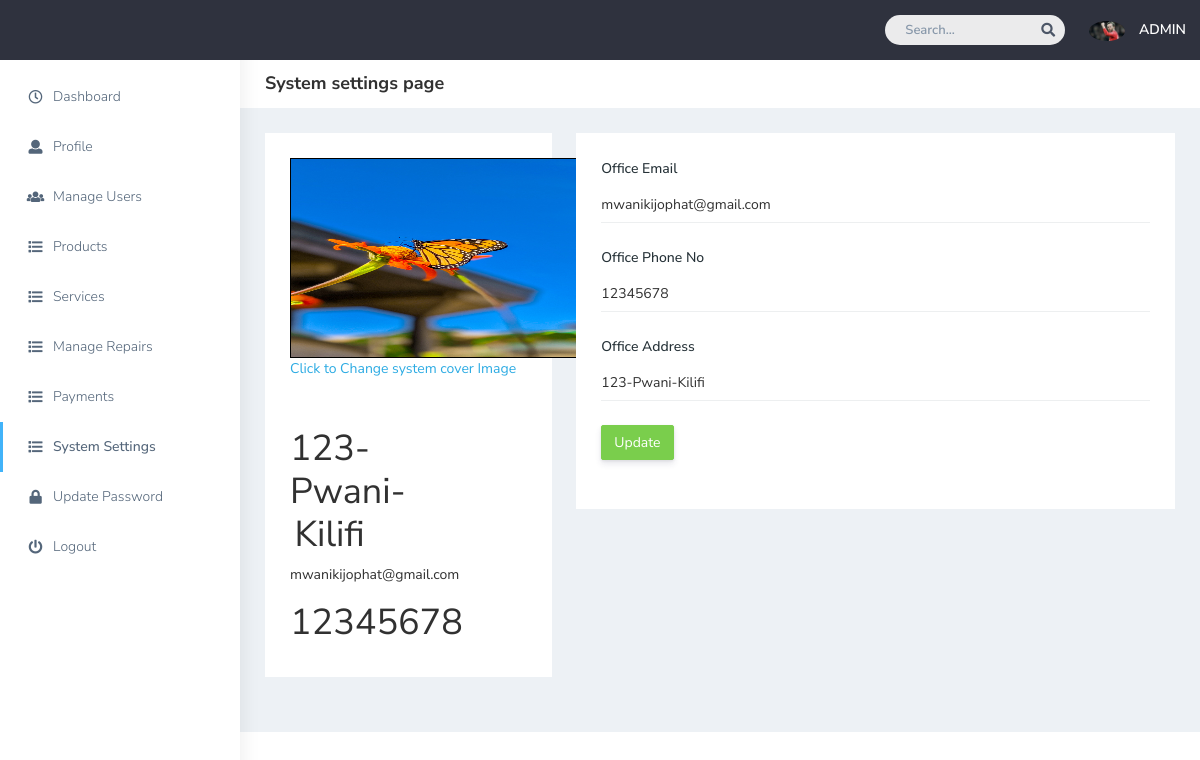
/admin/system-settings.php (signed in), run on the app's committed database.
### tables this page shows
CREATE TABLE `system` (
  `id` int(11) NOT NULL,
  `email` varchar(50) NOT NULL,
  `address` varchar(100) NOT NULL,
  `mobile` int(15) NOT NULL,
  `working hours` varchar(100) NOT NULL,
  `profilepic` varchar(100) NOT NULL
);

### admin/system-settings.php (the view, shortened to what this page needs)
<?php
include('includes/config.php');
if (strlen($_SESSION['alogin']) == 0) {
    header('location: login.php');
} else {
    ?>
<!DOCTYPE html>
<html dir="ltr" lang="en">
<head>
    <link href="plugins/bower_components/chartist/dist/chartist.min.css" rel="stylesheet">
    <link rel="stylesheet" href="plugins/bower_components/chartist-plugin-tooltips/dist/chartist-plugin-tooltip.css">
    <link href="css/style.min.css" rel="stylesheet">
</head>
<body>
    <div id="main-wrapper" data-layout="vertical" data-navbarbg="skin5" data-sidebartype="full"
        data-sidebar-position="absolute" data-header-position="absolute" data-boxed-layout="full">
<?php include('includes/header.php');?>
<?php include('includes/sidebar.php');?>
        <div class="page-wrapper">
            <div class="page-breadcrumb bg-white">
                <div class="row align-items-center">
                    <div class="col-lg-3 col-md-4 col-sm-4 col-xs-12">
                        <h4 class="page-title">System settings page</h4>
                    </div>
                </div>
            </div>
            <div class="container-fluid">
            <?php
                                                $sql = "SELECT * from system";
                                                $query = $dbh->prepare($sql);
                                                $query->execute();
                                                $results = $query->fetchAll(PDO::FETCH_OBJ);
                                                if ($query->rowCount() > 0) {
                                                foreach ($results
                                                as $result) { ?>
                <div class="row">
                    <div class="col-lg-4 col-xlg-3 col-md-12">
                        <div class="white-box">
                                <div class="overlay-box">
                                    <div class="user-content">
                                        <a href="javascript:void(0)">
                                        <img
src="photos/<?php echo htmlentities($result->profilepic); ?>"
width="300" height="200" style="border:solid 1px #000" alt="<?php echo htmlentities($result->address); ?>"> </a>
<a href="system-profile.php?id=<?php echo htmlentities($result->id); ?>">Click to Change system cover Image</a>
                                    </div>
                                </div>
                            <div class="user-btm-box mt-5 d-md-flex">
                                <div class="col-md-4 col-sm-4 text-center">
                                <h1> <?php echo htmlentities($result->address); ?>  </h1>
                                        <p><?php echo htmlentities($result->email); ?></p>
                                    <h1><?php echo htmlentities($result->mobile); ?></h1>
                                </div>
                            </div>
                        </div>
                    </div>
                    <div class="col-lg-8 col-xlg-9 col-md-12">
                        <div class="card">
                            <div class="card-body">
                                <form class="form-horizontal form-material" method="post">
                                    <div class="form-group mb-4">
                                        <label for="example-email" class="col-md-12 p-0">Office Email</label>
                                        <div class="col-md-12 border-bottom p-0">
                                            <input type="email" name="email"
                                                class="form-control p-0 border-0" required value="<?php echo htmlentities($result->email); ?>"
                                                id="example-email">
                                        </div>
                                    </div>
                                    <div class="form-group mb-4">
                                        <label class="col-md-12 p-0">Office Phone No</label>
                                        <div class="col-md-12 border-bottom p-0">
                                            <input type="number" name="mobile" required value="<?php echo htmlentities($result->mobile); ?>"
                                                class="form-control p-0 border-0">
                                        </div>
                                    </div>
                                    <div class="form-group mb-4">
                                        <label class="col-md-12 p-0">Office Address</label>
                                        <div class="col-md-12 border-bottom p-0">
                                            <input type="text" name="address" required value="<?php echo htmlentities($result->address); }}?>"
                                                class="form-control p-0 border-0">
                                        </div>
                                    </div>
                                    <div class="form-group mb-4">
                                        <div class="col-sm-12">
                                            <button name="submit" class="btn btn-success">Update</button>
                                        </div>
                                    </div>
                                </form>
                            </div>
                        </div>
                    </div>
                </div>
            </div>
        </div>
    </div>
</body>
</html>
<?php }?>

### admin/includes/header.php (shortened to what this page needs)
<header class="topbar" data-navbarbg="skin5">
            <nav class="navbar top-navbar navbar-expand-md navbar-primary">
                <div class="navbar-collapse collapse" id="navbarSupportedContent" data-navbarbg="skin5">
                    <ul class="navbar-nav ms-auto d-flex align-items-center">
                        <li class=" in">
                            <form role="search" class="app-search d-none d-md-block me-3">
                                <input type="text" placeholder="Search..." class="form-control mt-0">
                                <a href="" class="active">
                                    <i class="fa fa-search"></i>
                                </a>
                            </form>
                        </li>
                        <li>
                        <?php
                    $email = $_SESSION['alogin'];
                    $sql2 = "SELECT `username`,`profilepic` FROM `admin` WHERE `email`=:email;";
                    $query = $dbh->prepare($sql2);
                    $query->bindParam(':email', $email, PDO::PARAM_STR);
                    $query->execute();
                    $results = $query->fetchAll(PDO::FETCH_OBJ);
                    if ($query->rowCount() > 0) {
                        foreach ($results as $result) {
                    ?>
                            <a class="profile-pic" href="#">
                                <img
src="photos/<?php echo htmlentities($result->profilepic); ?>"
                                  width="36"
                                    class="img-circle"><span class="text-white font-medium">
                                    <?php echo htmlentities($result->username);}} ?>
                        </span></a>
                        </li>
                    </ul>
                </div>
            </nav>
</header>

### data on the page
system: profilepic (picture), address "123-Pwani-Kilifi", email "mwanikijophat@gmail.com", mobile "12345678"

### other printed values
$result->username "ADMIN"
